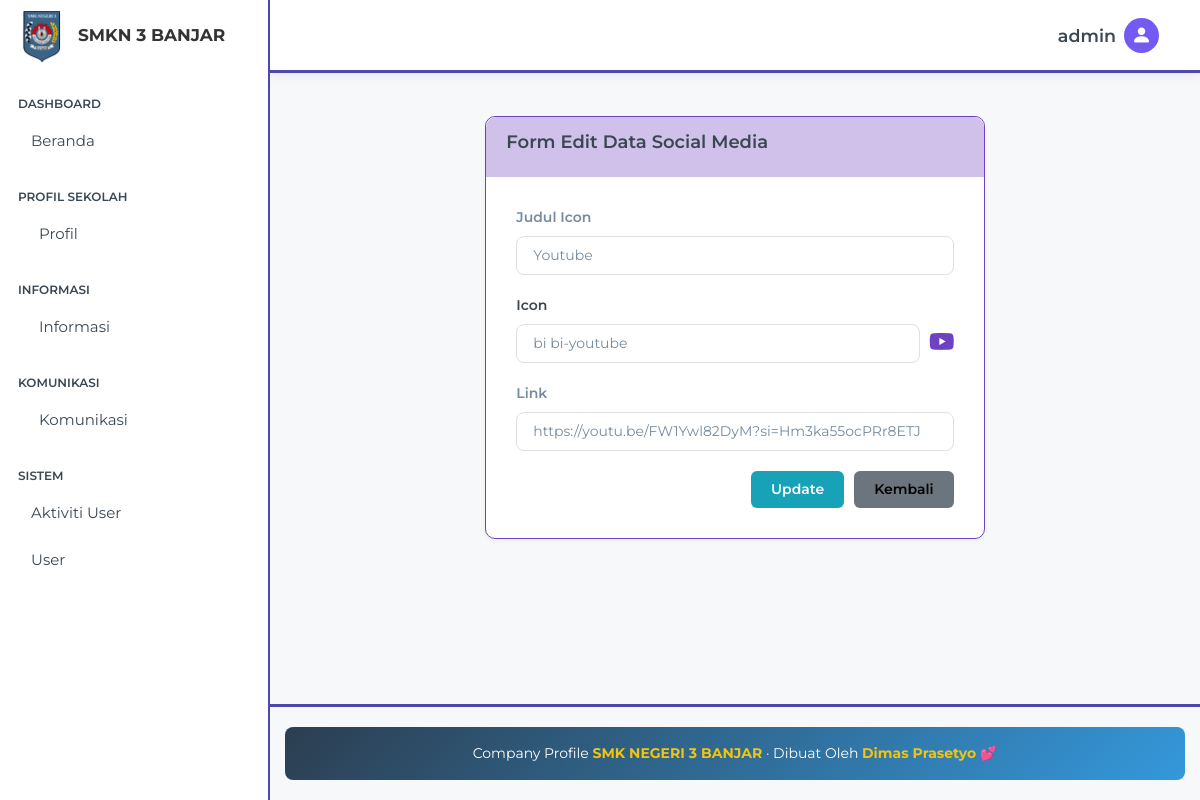
Screenshot of /beckend/pages/socmed/edit.php?id=6 (signed in) with the database file from the repository.
### tables this page shows
CREATE TABLE `social_media` (
  `id` bigint NOT NULL,
  `icon` varchar(200) NOT NULL,
  `title` varchar(200) NOT NULL,
  `link_url` varchar(200) NOT NULL
);

### config/escapeString.php (called while the page is built)
<?php
if (!function_exists('escapeString')) {
    function escapeString($text) {
        global $connect;
        return $connect->real_escape_string($text);
    }
}
?>

### beckend/pages/socmed/edit.php (the view, shortened to what this page needs)
<?php
include '../../partials/header.php';
include '../../partials/sidebar.php';
include '../../partials/navbar.php';
include '../../app.php';
$id = escapeString($_GET['id']);
$qSelect = "SELECT * FROM social_media WHERE id = '$id'";
$result = mysqli_query($connect, $qSelect);
$socmed = mysqli_fetch_object($result);
?>
<!DOCTYPE html>
<html lang="id">
<head>
</head>
<body class="hold-transition sidebar-mini layout-fixed">
    <div class="wrapper">
        <div class="content-wrapper">
            <section class="content p-5">
                <div class="container-fluid">
                    <div class="row">
                        <div class="col-8 mt-5 mx-auto">
                            <div class="card card-purple">
                                <div class="card-header">
                                    <h3 class="card-title">Form Edit Data Social Media</h3>
                                </div>
                                <div class="card-body">
                                    <form action="../../action/socmed/update.php" method="POST">
                                        <div class="form-group">
                                            <label for="title">Judul Icon</label>
                                            <input type="text" name="title" class="form-control" id="title" placeholder="Masukkan Nama Sosmed..." value="<?= htmlspecialchars($socmed->title) ?>" required>
                                        </div>
                                        <div class="form-group">
                                            <label for="icon" class="form-label">Icon</label>
                                            <div class="d-flex align-items-center">
                                                <input type="text" name="icon" id="icon" class="form-control" placeholder="Contoh: bi bi-instagram" value="<?= htmlspecialchars($socmed->icon) ?>" required>
                                                <span id="iconPreview" class="icon-preview"></span>
                                            </div>
                                        </div>
                                        <div class="form-group">
                                            <label for="link_url">Link</label>
                                            <input type="text" name="link_url" class="form-control" id="link_url" placeholder="Masukkan Link URL..." value="<?= htmlspecialchars($socmed->link_url) ?>" required>
                                        </div>
                                        <div class="btn-action">
                                            <button type="submit" class="btn btn-info" name="tombol">
                                                <i class="fas fa-save"></i> Update
                                            </button>
                                            <a href="./index.php" class="btn btn-secondary">
                                                <i class="fas fa-arrow-left"></i> Kembali
                                            </a>
                                        </div>
                                    </form>
                                </div>
                            </div>
                        </div>
                    </div>
                </div>
            </section>
        </div>
        <?php
        include '../../partials/footer.php';
        ?>
    </div>
    <?php
    include '../../partials/script.php';
    ?>
</body>
</html>

### beckend/partials/header.php (style rules this page uses)
html, body { height: 100%; }
body { display: flex; flex-direction: column; }

### beckend/pages/socmed/edit.php (style rules this page uses)
html, body { height: 100%; margin: 0; }
.wrapper { display: flex; flex-direction: column; min-height: 100vh; }
.content-wrapper { flex: 1; padding: 20px; overflow: auto; }
.card-purple { border: 1px solid #6f42c1; border-radius: 10px; }
.card-purple .card-header { background: #cfc1e9ff; color: white; border-radius: 10px 10px 0 0; padding: 15px 20px; }
.form-group { margin-bottom: 20px; }
.form-group label { font-weight: 600; margin-bottom: 8px; }
.btn-action { margin-top: 20px; padding: 0; border-top: none; display: flex; justify-content: flex-end; gap: 10px; }
.btn-info { background: #17a2b8; border: none; padding: 8px 20px; border-radius: 6px; font-weight: 600; }
.btn-secondary { background: #6c757d; border: none; padding: 8px 20px; border-radius: 6px; font-weight: 600; }
.icon-preview { font-size: 24px; margin-left: 10px; color: #6f42c1; }

### rows the page displays
social_media: title "Youtube", icon "bi bi-youtube", link_url "https://youtu.be/FW1Ywl82DyM?si=Hm3ka55ocPRr8ETJ"

### other values shown
$_SESSION['role'] "admin"
